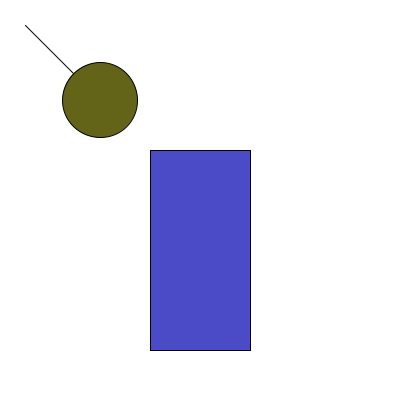
Frame 1 (no input)
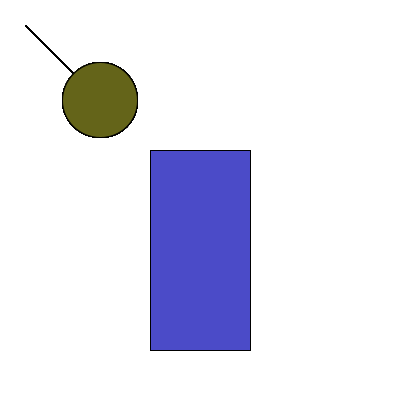
Frame 60 (the mouse pressed at the canvas centre just before this capture)
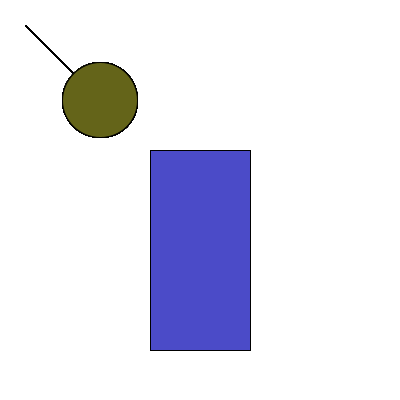
Frame 120 (the mouse held since frame 60 and released just before this capture)

The Processing sketch that drew these frames (run headless with seeded random() and noise(); from frame 60 on, the mouse is pressed at the canvas centre):

// Processing sketch: Basic_Shapes
// ── Basic_Shapes.pde
void setup()
{
  size (400,400);
  background (255,255,255);
}

void draw()
{
  point(120,120);
  line (25,25,100,100);
  fill(75,75,200);
  rect(150,150,100,200);
  fill(100,100,25);
  ellipse( 100,100,75,75);
}
